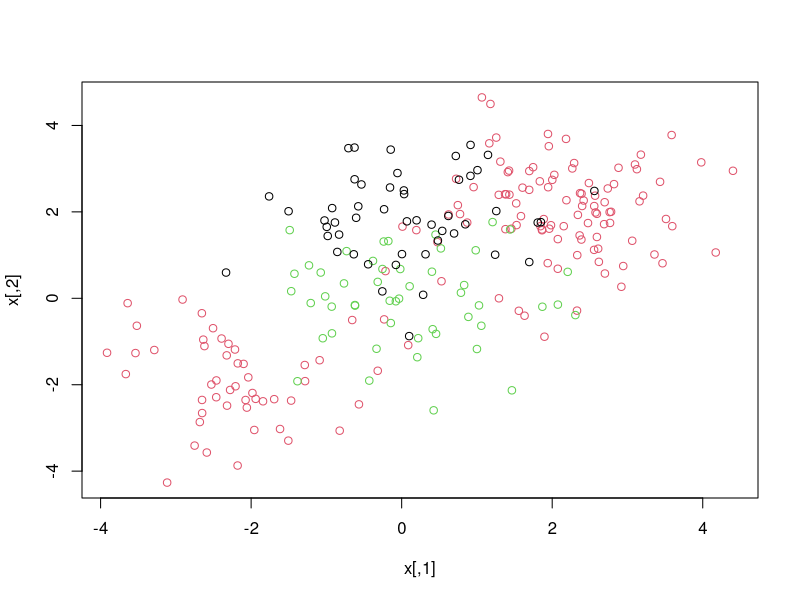

This figure's R source: (Note: this script raises an error after producing the figure.)
library(ROCR)
set.seed(1)

x = matrix(rnorm(200*2), ncol=2)
x[1:100, ] = x[1:100, ] + 2
x[101:150, ] = x[101:150, ] - 2
y = c(rep(1, 150), rep(2, 50))
dat = data.frame(x=x, y=as.factor(y))
train = sample(200, 100)

x = rbind(x, matrix(rnorm(50*2), ncol = 2))
y = c(y, rep(0, 50))
x[y==0,2] = x[y==0,2] + 2
dat = data.frame(x=x, y=as.factor(y))
par(mfrow = c(1, 1))
plot(x, col = (y+1))

svmfit = svm(y~., data = dat, kernel = "radial", cost = 10, gamma = 1)
plot(svmfit, dat)
